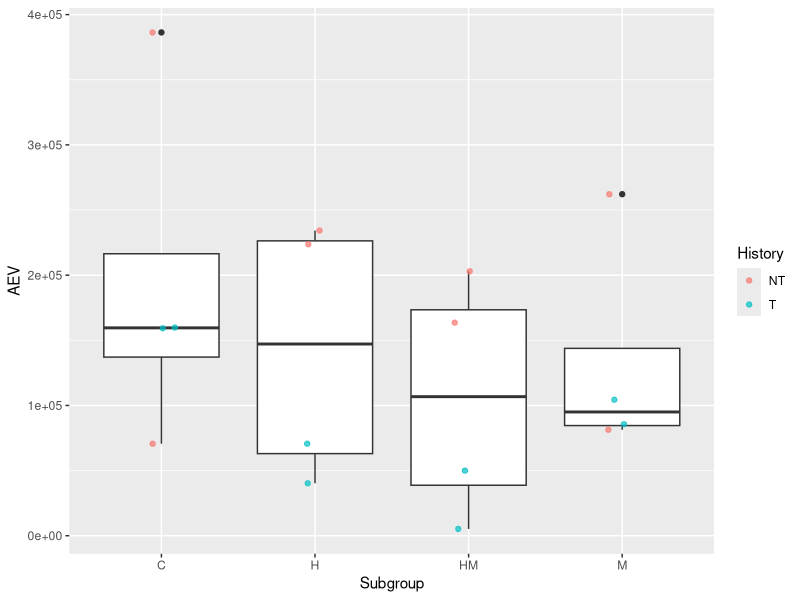
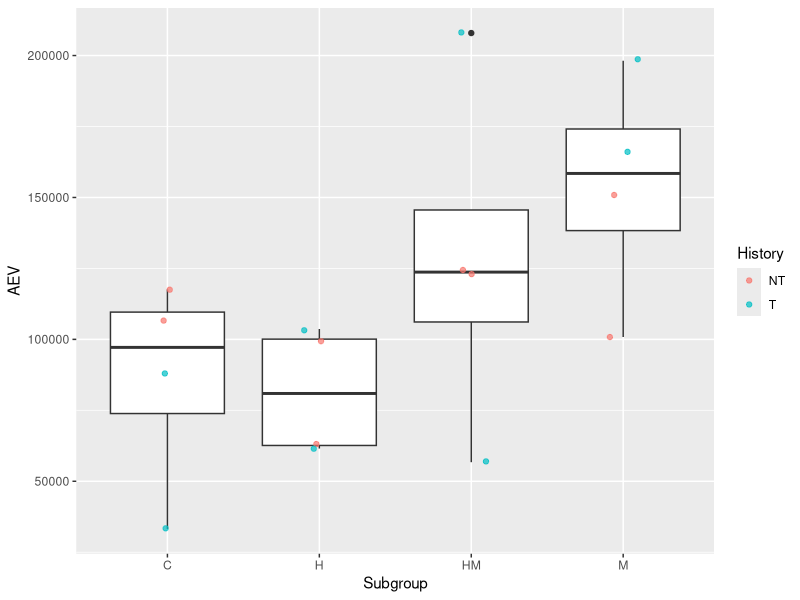
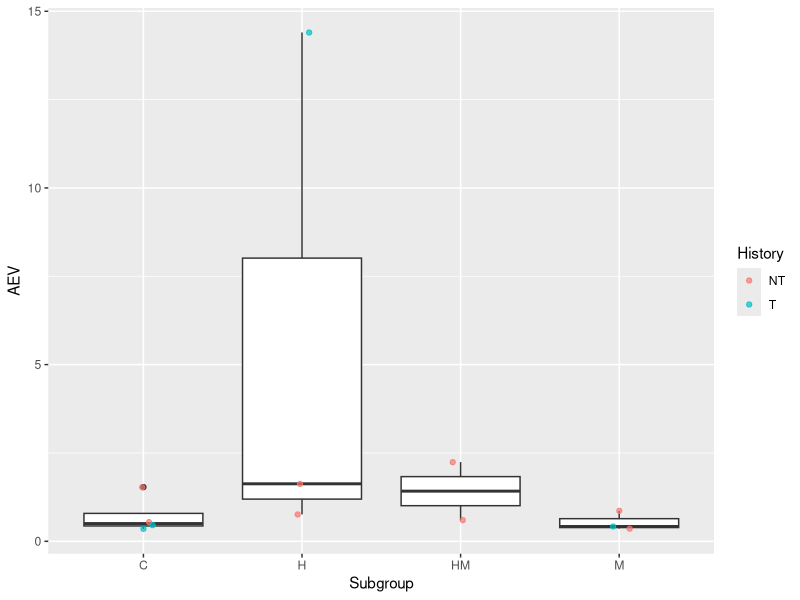
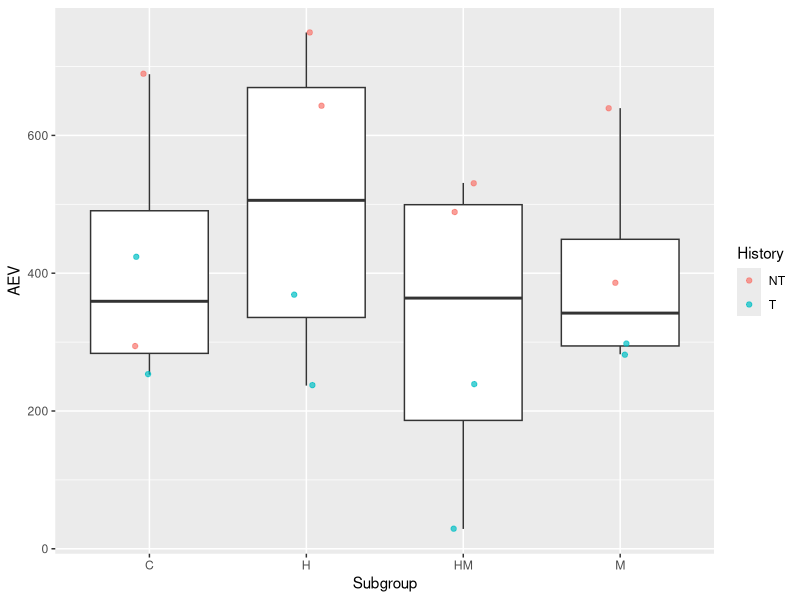
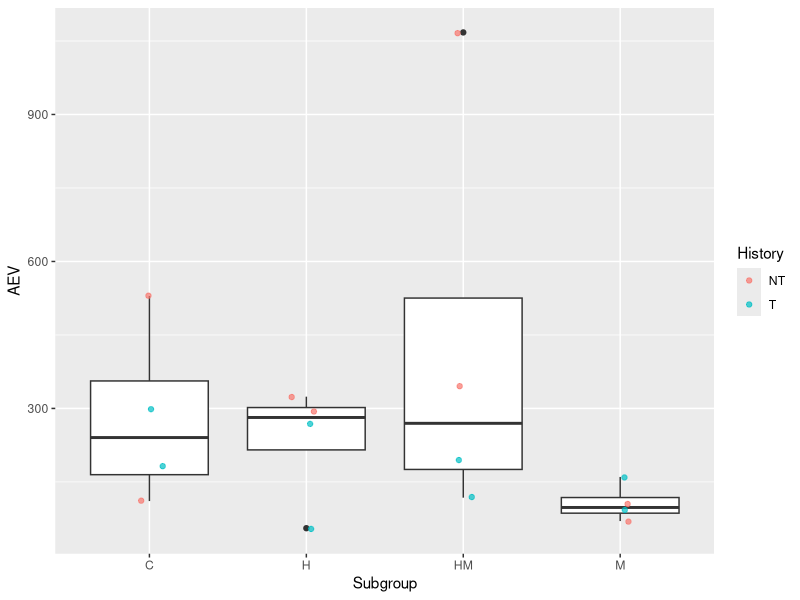
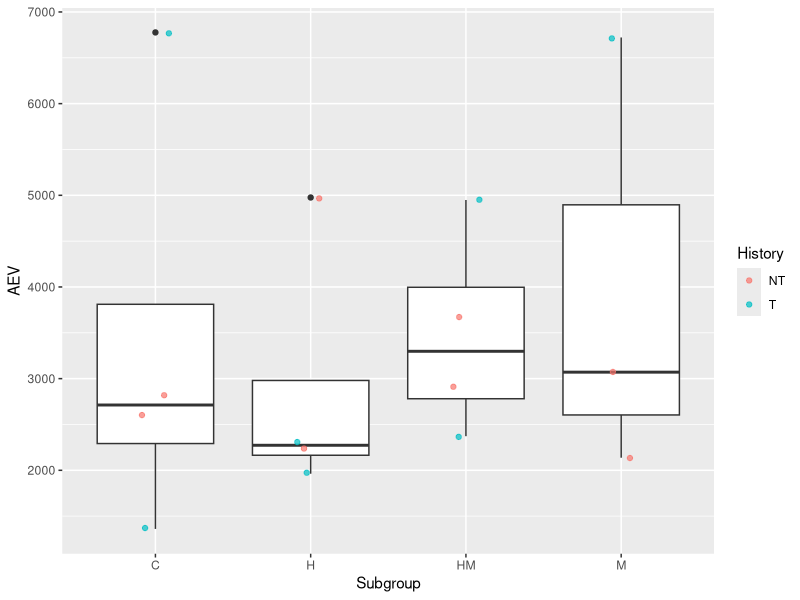
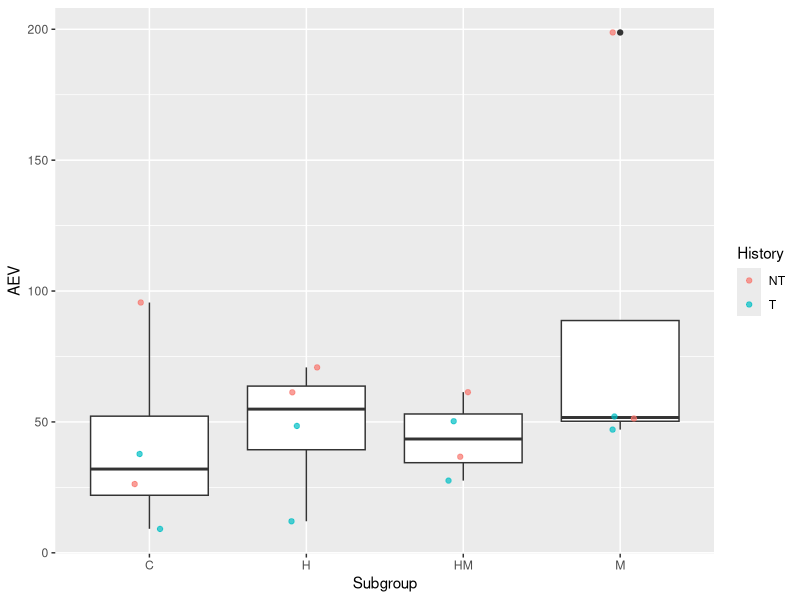
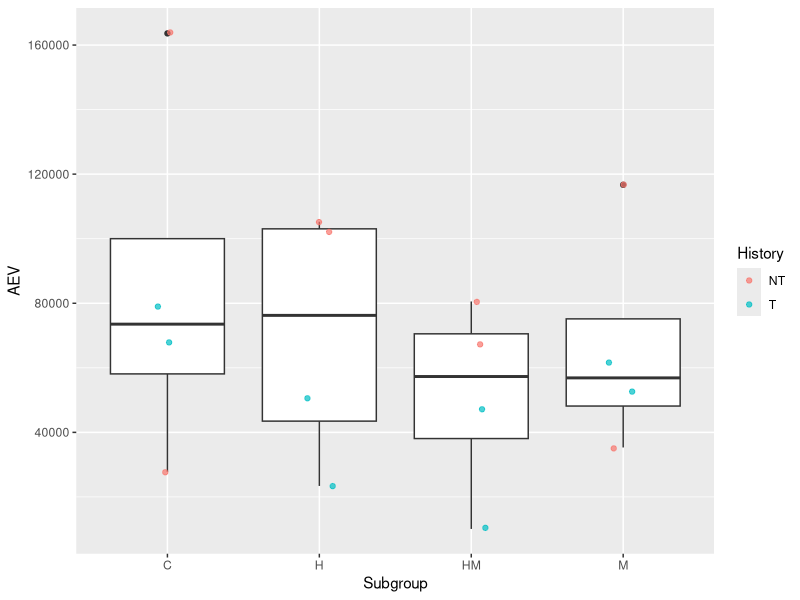

These charts were generated, in order, by the following R code:
## ---- chunk 1
library(tidyverse)
## ---- chunk 2
qpcra <- read.csv("../data/qPCR-data-7-24-1-aev.csv", header = TRUE)

qpcrb <- read.csv("../data/qPCR-data-21-aev.csv", header = TRUE)

qpcrc <- read.csv("../data/qPCRdata-21-4-AEV.csv", header = TRUE)
## ---- chunk 3
qpcra %>%
  filter(Target == "Cg_18s(1408/9)") %>%
ggplot(mapping = aes(x = Subgroup, y = AEV)) + 
  geom_boxplot()  +
  geom_jitter(aes(color = History), width = 0.1, alpha = 0.7)
## ---- chunk 4
qpcra %>%
  filter(Target == "Cg_Actin(1170/1)") %>%
ggplot(mapping = aes(x = Subgroup, y = AEV)) + 
  geom_boxplot()  +
  geom_jitter(aes(color = History), width = 0.1, alpha = 0.7)
## ---- chunk 5
qpcra %>%
  filter(Target == "Cg_Def(1160/1)") %>%
ggplot(mapping = aes(x = Subgroup, y = AEV)) + 
  geom_boxplot()  +
  geom_jitter(aes(color = History), width = 0.1, alpha = 0.7)
## ---- chunk 6
qpcra %>%
  filter(Target == "IL-17_internal(256/7)") %>%
ggplot(mapping = aes(x = Subgroup, y = AEV)) + 
  geom_boxplot()  +
  geom_jitter(aes(color = History), width = 0.1, alpha = 0.7)
## ---- chunk 7
qpcrb %>%
  filter(Target == "Cg_HSP70(598/9)") %>%
ggplot(mapping = aes(x = Subgroup, y = AEV)) + 
  geom_boxplot()  +
  geom_jitter(aes(color = History), width = 0.1, alpha = 0.7)
## ---- chunk 8
qpcrb %>%
  filter(Target == "Cg_HSP90(1532/3)") %>%
ggplot(mapping = aes(x = Subgroup, y = AEV)) + 
  geom_boxplot()  +
  geom_jitter(aes(color = History), width = 0.1, alpha = 0.7)
## ---- chunk 9
qpcrb %>%
  filter(Target == "Cg_VIPERIN(1828/9)") %>%
ggplot(mapping = aes(x = Subgroup, y = AEV)) + 
  geom_boxplot()  +
  geom_jitter(aes(color = History), width = 0.1, alpha = 0.7)
## ---- chunk 10
qpcrc %>%
  filter(Target == "Cg_18s(1408/9)") %>%
ggplot(mapping = aes(x = Subgroup, y = AEV)) + 
  geom_boxplot()  +
  geom_jitter(aes(color = History), width = 0.1, alpha = 0.7)
## ---- chunk 11
qpcrc %>%
  filter(Target == "Cg_ATPsynthase(1385/6)") %>%
ggplot(mapping = aes(x = Subgroup, y = AEV)) + 
  geom_boxplot()  +
  geom_jitter(aes(color = History), width = 0.1, alpha = 0.7)
## ---- chunk 12
qpcrc %>%
  filter(Target == "Cg_citratesynthase(1383/4)") %>%
ggplot(mapping = aes(x = Subgroup, y = AEV)) + 
  geom_boxplot()  +
  geom_jitter(aes(color = History), width = 0.1, alpha = 0.7)
## ---- chunk 13
qpcrc %>%
  filter(Target == "Cg_GAPDH(1172/3)") %>%
ggplot(mapping = aes(x = Subgroup, y = AEV)) + 
  geom_boxplot()  +
  geom_jitter(aes(color = History), width = 0.1, alpha = 0.7)
## ---- chunk 14

